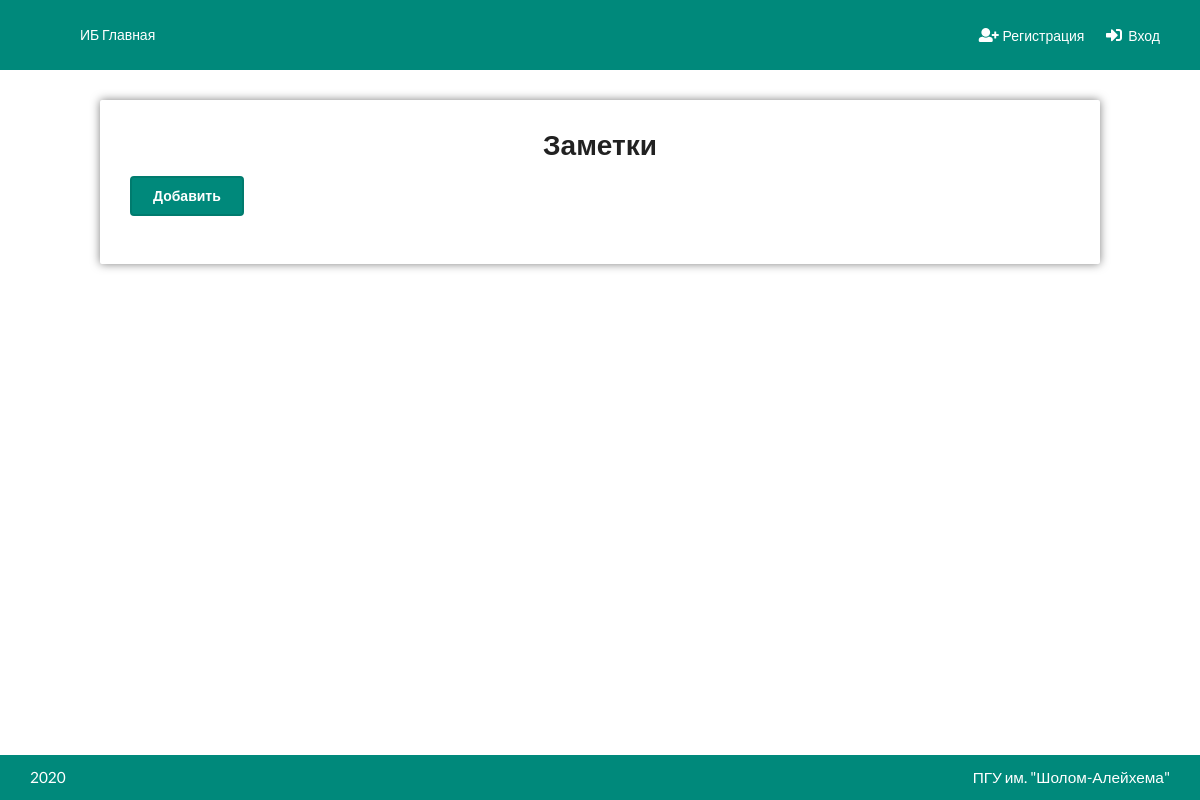
The page /other/zametki/ on the database as committed earlier.
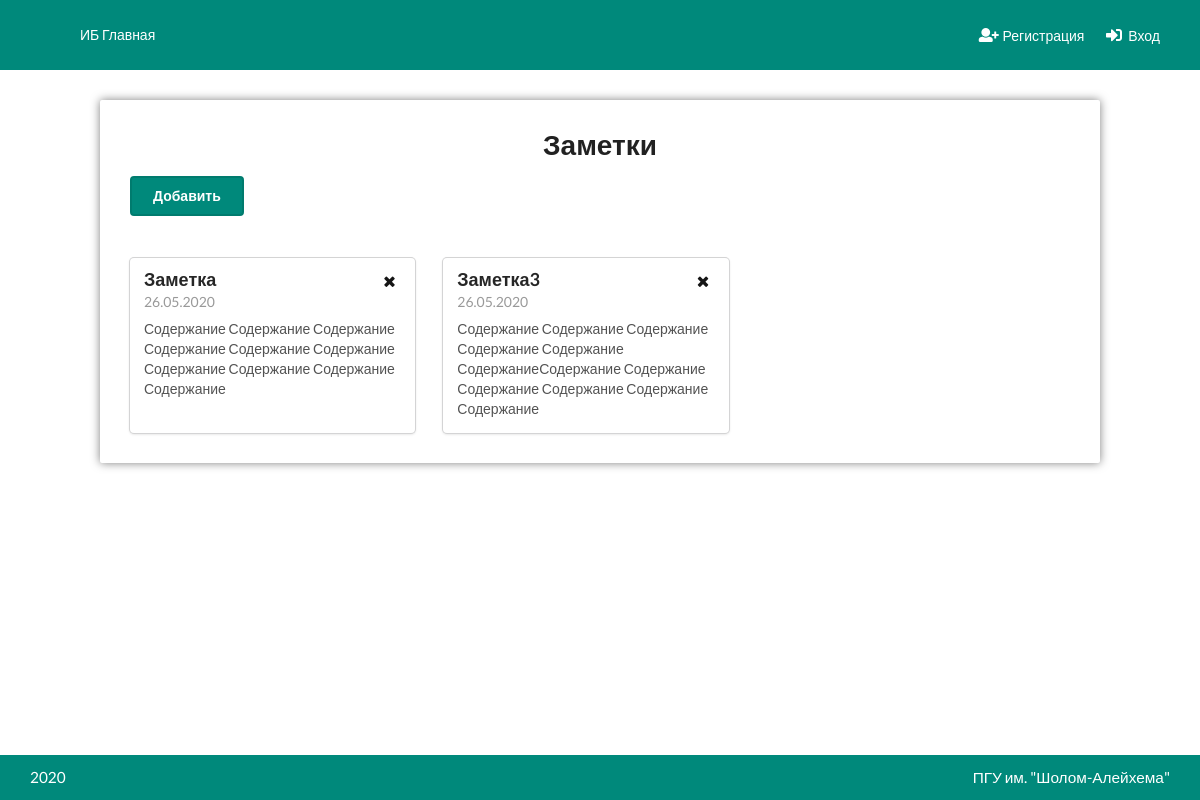
The same page on the database as committed later.
### Other/models.py (models this page shows, shortened)
class Zametka(models.Model):
    objects = MyManager()
    name = models.CharField(max_length=32)
    date = models.DateField(auto_now_add=True)
    content = models.CharField(max_length=1024)
    class Meta:
        verbose_name = 'Заметка'
        verbose_name_plural = 'Заметки'

### Other/views.py (the view)
# urls.py: path('zametki/', zametki, name='zametki'),
def zametki(request):
    if request.method == 'POST':
        form = ZametkaForm(request.POST)
        if form.is_valid():
            form.save()
    return render(request, 'Other/Zametki.html', {'zametki': Zametka.objects.all()})

### templates/Other/Zametki.html (shortened to what this page needs)
{% extends 'base.html' %}
{% load modified %}
{% load static %}
{% block content %}
    <div class="ui container">
        <div class="child-center">
            <div class="zametki cblock">
                <div class="content">
                    <h1 class="ui center aligned header">Заметки</h1>
                    <a id="add-zametka" class="ui primary button medium">Добавить</a>
                    <div id="cards-container" class="ui three cards">
                        {% for zametka in zametki %}
                            <div class="card">
                                <div class="content">
                                    <i data-id="{{ zametka.id }}" class="delete-btn right floated close icon"></i>
                                    <div class="header">{{ zametka.name }}</div>
                                    <div class="meta">{{ zametka.date }}</div>
                                    <div class="description">{{ zametka.content }}</div>
                                </div>
                            </div>
                        {% endfor %}
                    </div>
                </div>
            </div>
        </div>
    </div>
{% endblock %}

Rows that differ between the two databases and show on the page:
added Zametka: name "Заметка", date "26.05.2020", content "Содержание Содержание Содержание Содержание Содержание Содержание Содержание Содержание Содержание Содержание"
added Zametka: name "Заметка3", date "26.05.2020", content "Содержание Содержание Содержание Содержание Содержание СодержаниеСодержание Содержание Содержание Содержание Содержание Содержание"
